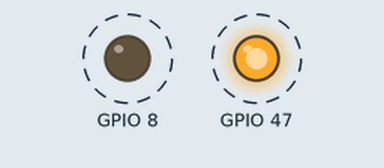
Simulated run of this program. Board: ESP32 board running MicroPython. Parts: output pins drawn as LEDs (lit = HIGH). Dashed ring = blinking. What the program prints to the serial console is not drawn.

Above: at 0.5 s.
Timing chart, 0 to 3.0 s (numbered marks = the images above):
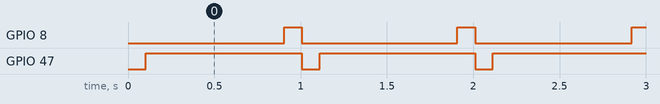

The program:

main.py
```python
import machine
import time

class Flasher:
    def __init__(self,pin,on_time,off_time):
        self.pin = pin
        self.on_time = on_time
        self.off_time = off_time
        self.led_state = 0
        self.last_change = 0
        self.led = machine.Pin(self.pin,machine.Pin.OUT)
    def update(self):
        if (time.ticks_ms()-self.last_change)>=self.off_time and self.led_state == 0:
            self.last_change = time.ticks_ms()
            self.led_state = 1
            self.led.value(self.led_state)
            print(f"LED at pin {self.pin} is ON")
        elif (time.ticks_ms()-self.last_change)>=self.on_time and self.led_state == 1:
            self.last_change = time.ticks_ms()
            self.led_state = 0
            self.led.value(self.led_state)
            print(f"LED at pin {self.pin} is OFF")

#object for led 1
led1= Flasher(8,100,900)
# object for led 2
led2 = Flasher(47,900,100)

while True:
    try:
        led1.update()
        led2.update()
    except KeyboardInterrupt:
        print("EXIT!!")
        break
```

Measured:
- by itself, GPIO 8: alternates HIGH for 0.10 s and LOW for 0.90 s
- by itself, GPIO 47: alternates HIGH for 0.90 s and LOW for 0.10 s
- by itself, everything shown: repeats every 1.0 s, in 3 steps
